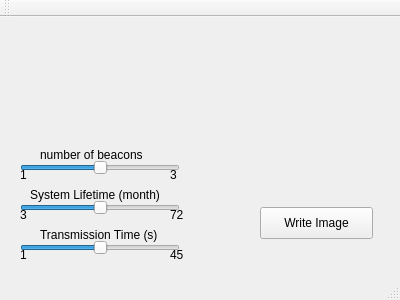
<?xml version="1.0" encoding="UTF-8"?>
<ui version="4.0">
 <class>MainWindow</class>
 <widget class="QMainWindow" name="MainWindow">
  <property name="geometry">
   <rect>
    <x>0</x>
    <y>0</y>
    <width>400</width>
    <height>300</height>
   </rect>
  </property>
  <property name="windowTitle">
   <string>MainWindow</string>
  </property>
  <widget class="QWidget" name="centralWidget">
   <widget class="QPushButton" name="pushButton">
    <property name="geometry">
     <rect>
      <x>260</x>
      <y>190</y>
      <width>113</width>
      <height>32</height>
     </rect>
    </property>
    <property name="text">
     <string>Write Image</string>
    </property>
   </widget>
   <widget class="QSlider" name="horizontalSlider">
    <property name="geometry">
     <rect>
      <x>20</x>
      <y>180</y>
      <width>160</width>
      <height>22</height>
     </rect>
    </property>
    <property name="value">
     <number>50</number>
    </property>
    <property name="orientation">
     <enum>Qt::Horizontal</enum>
    </property>
   </widget>
   <widget class="QSlider" name="horizontalSlider_2">
    <property name="geometry">
     <rect>
      <x>20</x>
      <y>220</y>
      <width>160</width>
      <height>22</height>
     </rect>
    </property>
    <property name="value">
     <number>50</number>
    </property>
    <property name="orientation">
     <enum>Qt::Horizontal</enum>
    </property>
   </widget>
   <widget class="QLabel" name="label">
    <property name="geometry">
     <rect>
      <x>40</x>
      <y>210</y>
      <width>141</width>
      <height>16</height>
     </rect>
    </property>
    <property name="text">
     <string>Transmission Time (s)</string>
    </property>
   </widget>
   <widget class="QLabel" name="label_2">
    <property name="geometry">
     <rect>
      <x>30</x>
      <y>170</y>
      <width>161</width>
      <height>16</height>
     </rect>
    </property>
    <property name="text">
     <string>System Lifetime (month)</string>
    </property>
   </widget>
   <widget class="QLabel" name="label_3">
    <property name="geometry">
     <rect>
      <x>20</x>
      <y>230</y>
      <width>16</width>
      <height>16</height>
     </rect>
    </property>
    <property name="text">
     <string>1</string>
    </property>
   </widget>
   <widget class="QLabel" name="label_4">
    <property name="geometry">
     <rect>
      <x>170</x>
      <y>230</y>
      <width>16</width>
      <height>16</height>
     </rect>
    </property>
    <property name="text">
     <string>45</string>
    </property>
   </widget>
   <widget class="QLabel" name="label_5">
    <property name="geometry">
     <rect>
      <x>20</x>
      <y>190</y>
      <width>16</width>
      <height>16</height>
     </rect>
    </property>
    <property name="text">
     <string>3</string>
    </property>
   </widget>
   <widget class="QLabel" name="label_6">
    <property name="geometry">
     <rect>
      <x>170</x>
      <y>190</y>
      <width>21</width>
      <height>16</height>
     </rect>
    </property>
    <property name="text">
     <string>72</string>
    </property>
   </widget>
   <widget class="QSlider" name="horizontalSlider_3">
    <property name="geometry">
     <rect>
      <x>20</x>
      <y>140</y>
      <width>160</width>
      <height>22</height>
     </rect>
    </property>
    <property name="value">
     <number>50</number>
    </property>
    <property name="orientation">
     <enum>Qt::Horizontal</enum>
    </property>
   </widget>
   <widget class="QLabel" name="label_7">
    <property name="geometry">
     <rect>
      <x>20</x>
      <y>150</y>
      <width>16</width>
      <height>16</height>
     </rect>
    </property>
    <property name="text">
     <string>1</string>
    </property>
   </widget>
   <widget class="QLabel" name="label_8">
    <property name="geometry">
     <rect>
      <x>170</x>
      <y>150</y>
      <width>21</width>
      <height>16</height>
     </rect>
    </property>
    <property name="text">
     <string>3</string>
    </property>
   </widget>
   <widget class="QLabel" name="label_9">
    <property name="geometry">
     <rect>
      <x>40</x>
      <y>130</y>
      <width>121</width>
      <height>16</height>
     </rect>
    </property>
    <property name="text">
     <string>number of beacons</string>
    </property>
   </widget>
   <widget class="QLabel" name="label_10">
    <property name="geometry">
     <rect>
      <x>50</x>
      <y>30</y>
      <width>91</width>
      <height>81</height>
     </rect>
    </property>
    <property name="text">
     <string/>
    </property>
    <property name="pixmap">
     <pixmap>image1.png</pixmap>
    </property>
   </widget>
   <widget class="QLabel" name="label_11">
    <property name="geometry">
     <rect>
      <x>170</x>
      <y>30</y>
      <width>91</width>
      <height>81</height>
     </rect>
    </property>
    <property name="text">
     <string/>
    </property>
    <property name="pixmap">
     <pixmap>image2.png</pixmap>
    </property>
   </widget>
   <widget class="QLabel" name="label_12">
    <property name="geometry">
     <rect>
      <x>290</x>
      <y>30</y>
      <width>91</width>
      <height>81</height>
     </rect>
    </property>
    <property name="text">
     <string/>
    </property>
    <property name="pixmap">
     <pixmap>image3.png</pixmap>
    </property>
   </widget>
  </widget>
  <widget class="QMenuBar" name="menuBar">
   <property name="geometry">
    <rect>
     <x>0</x>
     <y>0</y>
     <width>400</width>
     <height>22</height>
    </rect>
   </property>
  </widget>
  <widget class="QToolBar" name="mainToolBar">
   <attribute name="toolBarArea">
    <enum>TopToolBarArea</enum>
   </attribute>
   <attribute name="toolBarBreak">
    <bool>false</bool>
   </attribute>
  </widget>
  <widget class="QStatusBar" name="statusBar"/>
 </widget>
 <layoutdefault spacing="6" margin="11"/>
 <resources/>
 <connections/>
</ui>
